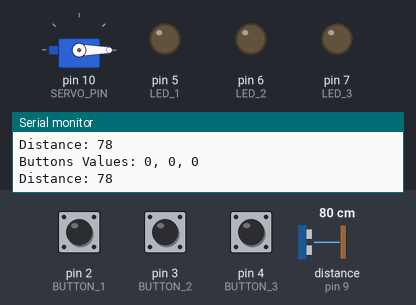
A sketch run on a simulated Arduino Uno, built with avr-gcc and run on an emulated ATmega328P. Parts: servo, output pins drawn as LEDs (lit = HIGH), the last lines printed to the serial monitor. Wiring (inferred from the names in the program): ultrasonic range finder: trigger pin 8; echo pin 9. Inputs (shaded band) come from the test bench; at power-on: pin 4 (BUTTON_3) LOW, distance to the obstacle (sensor on pin 9) 80 cm, pin 2 (BUTTON_1) LOW, pin 3 (BUTTON_2) LOW. The echo pulse lasts 58.3 µs per cm; pins used as bus, display or sensor lines are not drawn.

Above: at 1.2 s.
1.3 s: pin 4 (BUTTON_3) pulled HIGH for 0.15 s
At 1.53 s:
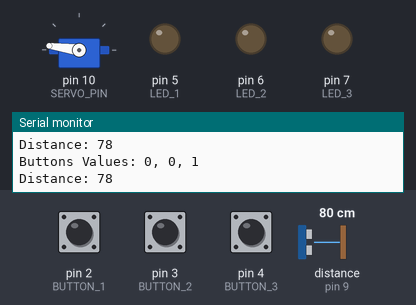
4.3 s: distance to the obstacle (sensor on pin 9) set to 12 cm
7.3 s: distance to the obstacle (sensor on pin 9) set to 9 cm
At 7.7 s:
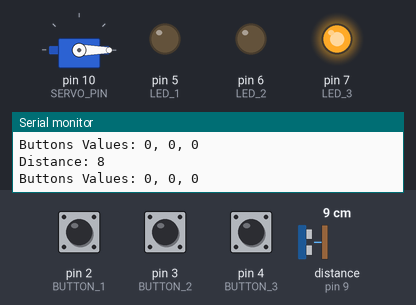
8.8 s: pin 2 (BUTTON_1) pulled HIGH for 0.15 s
At 8.95 s:
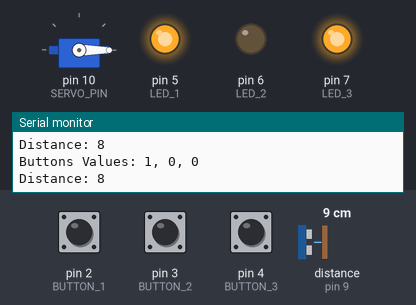
10.5 s: pin 3 (BUTTON_2) pulled HIGH for 0.15 s
At 10.62 s:
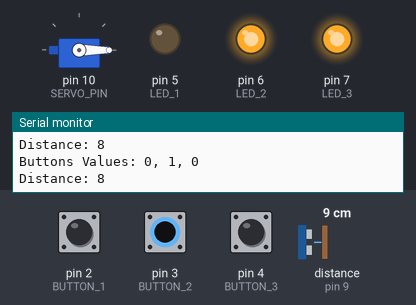
12.2 s: pin 4 (BUTTON_3) pulled HIGH for 1 s
Timing chart, 0 to 16.2 s (numbered marks = the images above; inputs shaded):
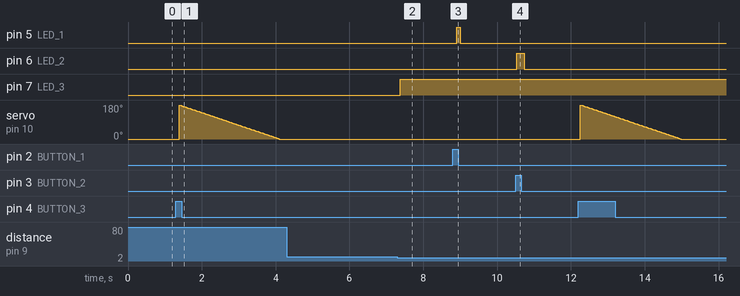

Measured:
- the behaviour switches between 11 and 10 cm on distance to the obstacle (sensor on pin 9) (found by bisection; images 1 and 2)
- after the input at 7.3 s, pin 7 (LED_3): LOW → HIGH after 0.08 s
- after the input at 8.8 s, pin 5 (LED_1): LOW → HIGH after 0.10 s, → LOW 0.10 s later
- after the input at 10.5 s, pin 6 (LED_2): LOW → HIGH at once, → LOW 0.20 s later

The sketch:

controller-test.ino
```cpp
#include <Servo.h>

#define BUTTON_1 2
#define BUTTON_2 3
#define BUTTON_3 4

#define LED_1 5
#define LED_2 6
#define LED_3 7

#define ULTRASONIC_ECHO 9
#define ULTRASONIC_TRIGGER 8

#define SERVO_PIN 10

Servo myservo;  // create servo object to control a servo
// twelve servo objects can be created on most boards

int pos = 0;    // variable to store the servo position

void setup() {
  // put your setup code here, to run once:
  Serial.begin(9600);

  pinMode(BUTTON_1, INPUT);
  pinMode(BUTTON_2, INPUT);
  pinMode(BUTTON_3, INPUT);

  pinMode(LED_1, OUTPUT);
  pinMode(LED_2, OUTPUT);
  pinMode(LED_3, OUTPUT);

  pinMode(ULTRASONIC_ECHO, INPUT);
  pinMode(ULTRASONIC_TRIGGER, OUTPUT);

  myservo.attach(SERVO_PIN);
  myservo.write(pos);
}

void loop() {
  // Read the button value for each button which tells us if pressed or not
  int button1Value = digitalRead(BUTTON_1);
  int button2Value = digitalRead(BUTTON_2);
  int button3Value = digitalRead(BUTTON_3);

  Serial.print("Buttons Values: ");
  Serial.print(button1Value);
  Serial.print(", ");
  Serial.print(button2Value);
  Serial.print(", ");
  Serial.print(button3Value);
  Serial.println();

  // Get the distance currently measured by the Ultrasonic sensor
  int distance = getDistance();
  Serial.print("Distance: ");
  Serial.print(distance);
  Serial.println();
  Serial.println();

  if(distance < 10){
   digitalWrite(LED_3, HIGH);
  }
  else{
    digitalWrite(LED_3, LOW);
  }

  if(button1Value == HIGH){
    digitalWrite(LED_1, HIGH);
  }
  else{
    digitalWrite(LED_1, LOW);
  }

  if(button2Value == HIGH){
    digitalWrite(LED_2, HIGH);
  }
  else{
    digitalWrite(LED_2, LOW);
  }

  if(button3Value == HIGH){
    for (pos = 180; pos >= 0; pos -= 1) { // goes from 180 degrees to 0 degrees
      myservo.write(pos);              // tell servo to go to position in variable 'pos'
      delay(15);                       // waits 15ms for the servo to reach the position
    }
  }
  else{
   myservo.write(pos);
  }

  delay(100);
}

int getDistance() {
  // Clears the trigPin
  digitalWrite(ULTRASONIC_TRIGGER, LOW);
  delayMicroseconds(2);

  // Sets the trigPin on HIGH state for 10 micro seconds
  digitalWrite(ULTRASONIC_TRIGGER, HIGH);
  delayMicroseconds(10);
  digitalWrite(ULTRASONIC_TRIGGER, LOW);

  // Reads the echoPin, returns the sound wave travel time in microseconds
  long duration = pulseIn(ULTRASONIC_ECHO, HIGH);

  // Calculating the distance
  int distance = duration*0.034/2;

  // Prints the distance on the Serial Monitor
  //Serial.print("Distance: ");
  //Serial.println(distance);

  // Return the distance
  return distance;
}
```
